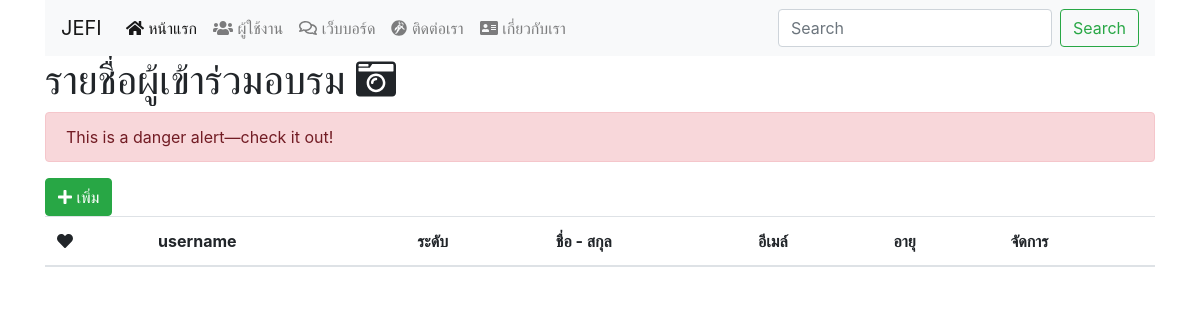
The page /index.php/user on the database as committed earlier.
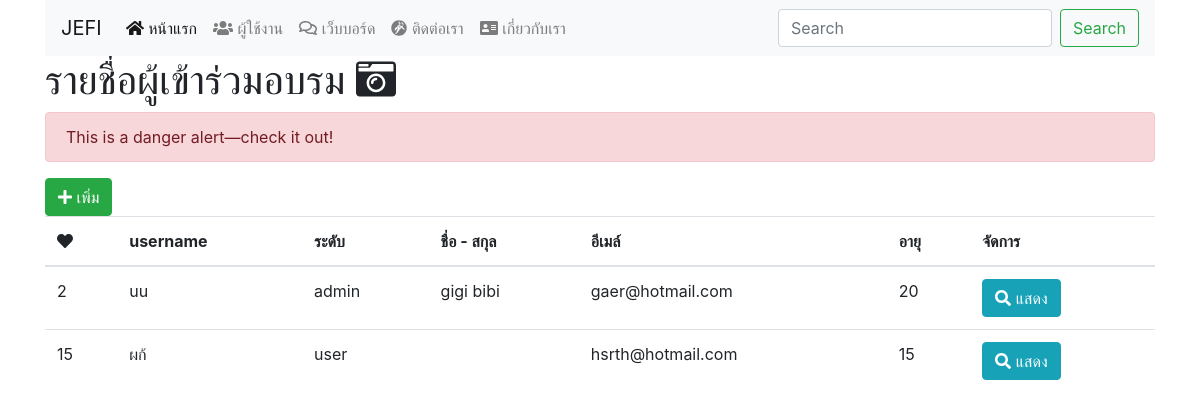
The same page on the database as committed later.
### tables this page shows
CREATE TABLE `users` (
  `user_id` int(11) NOT NULL,
  `user_type_id` int(11) NOT NULL,
  `username` varchar(50) NOT NULL,
  `password` varchar(50) NOT NULL,
  `pic` varchar(100) NOT NULL,
  `fullname` varchar(50) NOT NULL,
  `email` varchar(50) NOT NULL,
  `age` int(11) NOT NULL,
  `created_at` datetime NOT NULL,
  `updated_at` datetime NOT NULL
);

CREATE TABLE `user_types` (
  `user_type_id` int(11) NOT NULL,
  `name` varchar(50) NOT NULL
);

### application/controllers/User.php (called while the page is built, shortened)
<?php
class User extends CI_Controller
{
    public function __construct()
    {
        $this->load->model('user_model');
        $this->load->model('user_type_model');
 }
    public function index()
    {
        $users = $this->user_model->getUser();
        $data = array(
            'users' => $users
        );
        $this->load->view('layout/header');
        $this->load->view('user/user', $data);
        $this->load->view('layout/footer');
    }
}

### index.php (called while the page is built, shortened)
<?php
require_once BASEPATH.'core/CodeIgniter.php';

### application/models/User_model.php (called while the page is built, shortened)
<?php
class User_model extends CI_Model
{
    public function getUser()
    {
        $query = "SELECT * FROM users
                 INNER JOIN user_types
                 ON users.user_type_id = user_types.user_type_id";
        $users = $this->db->query($query);
        return $users;
    }
}

### application/views/user/user.php (the view, shortened to what this page needs)
<h1> รายชื่อผู้เข้าร่วมอบรม <i class="fas fa-camera-retro"></i></h1>
        <div class="alert alert-danger" role="alert">
            This is a danger alert—check it out!
        </div>
        <a href="/user/adduser" class="btn btn-success"><i class="fas fa-plus fa-spin "></i> เพิ่ม</a>
        <table class="table">
            <thead>
                <tr>
                    <th><i class="fas fa-heart fa-spin "></i></th>
                    <th>username</th>
                    <th>ระดับ</th>
                    <th>ชื่อ - สกุล</th>
                    <th>อีเมล์</th>
                    <th>อายุ</th>
                    <th>จัดการ</th>
                </tr>
            </thead>
            <tbody>
            <?php foreach ($users->result() as $user) {
    ?>
                <tr>
                    <td><?php echo $user->user_id ?></td>
                    <td><?php echo $user->username?></td>
                    <td><?php echo $user->name ?></td>
                    <td><?php echo $user->fullname ?></td>
                    <td><?php echo $user->email ?></td>
                    <td><?php echo $user->age ?></td>
                    <td>
                    <a href="/user/show/<?php echo $user->user_id ?>" class="btn btn-info"><i class="fa fa-search"></i> แสดง</a>
                       </td>
                </tr>
                <?php
} ?>
            </tbody>
        </table>

### application/views/layout/header.php (shortened to what this page needs)
<!DOCTYPE html>
<html lang="en">
<head>
    <link rel="stylesheet" href="https://maxcdn.bootstrapcdn.com/bootstrap/4.0.0/css/bootstrap.min.css"
>
</head>
<body>
    <div class="container">
        <nav class="navbar navbar-expand-lg navbar-light bg-light">
            <a class="navbar-brand" href="#">JEFI</a>
            <div class="collapse navbar-collapse" id="navbarSupportedContent">
                <ul class="navbar-nav mr-auto">
                    <li class="nav-item active">
                        <a class="nav-link" href="/"><i class="fas fa-home"></i> หน้าแรก
                        </a>
                    </li>
                    <li class="nav-item">
                        <a class="nav-link" href="/user"><i class="fas fa-users"></i> ผู้ใช้งาน</a>
                    </li>
                    <li class="nav-item">
                        <a class="nav-link" href="#"><i class="far fa-comments"></i> เว็บบอร์ด</a>
                    </li>
                    <li class="nav-item">
                        <a class="nav-link" href="#"><i class="fab fa-grav"></i> ติดต่อเรา</a>
                    </li>
                    <li class="nav-item">
                        <a class="nav-link" href="#"><i class="fas fa-address-card"></i> เกี่ยวกับเรา</a>
                    </li>
                </ul>
                <form class="form-inline my-2 my-lg-0">
                    <input class="form-control mr-sm-2" type="search" placeholder="Search" aria-label="Search">
                    <button class="btn btn-outline-success my-2 my-sm-0" type="submit">Search</button>
                </form>
            </div>
        </nav>

### application/views/layout/footer.php (shortened to what this page needs)
</div>
</body>
</html>

Rows that differ between the two databases and show on the page:
now on this page (row edited): users: user_id "2", username "uu", user_type.name "admin", fullname "gigi bibi", email "gaer@hotmail.com", age "20"
added users: user_id "15", username "ผก้", user_type.name "user", email "hsrth@hotmail.com", age "15"
